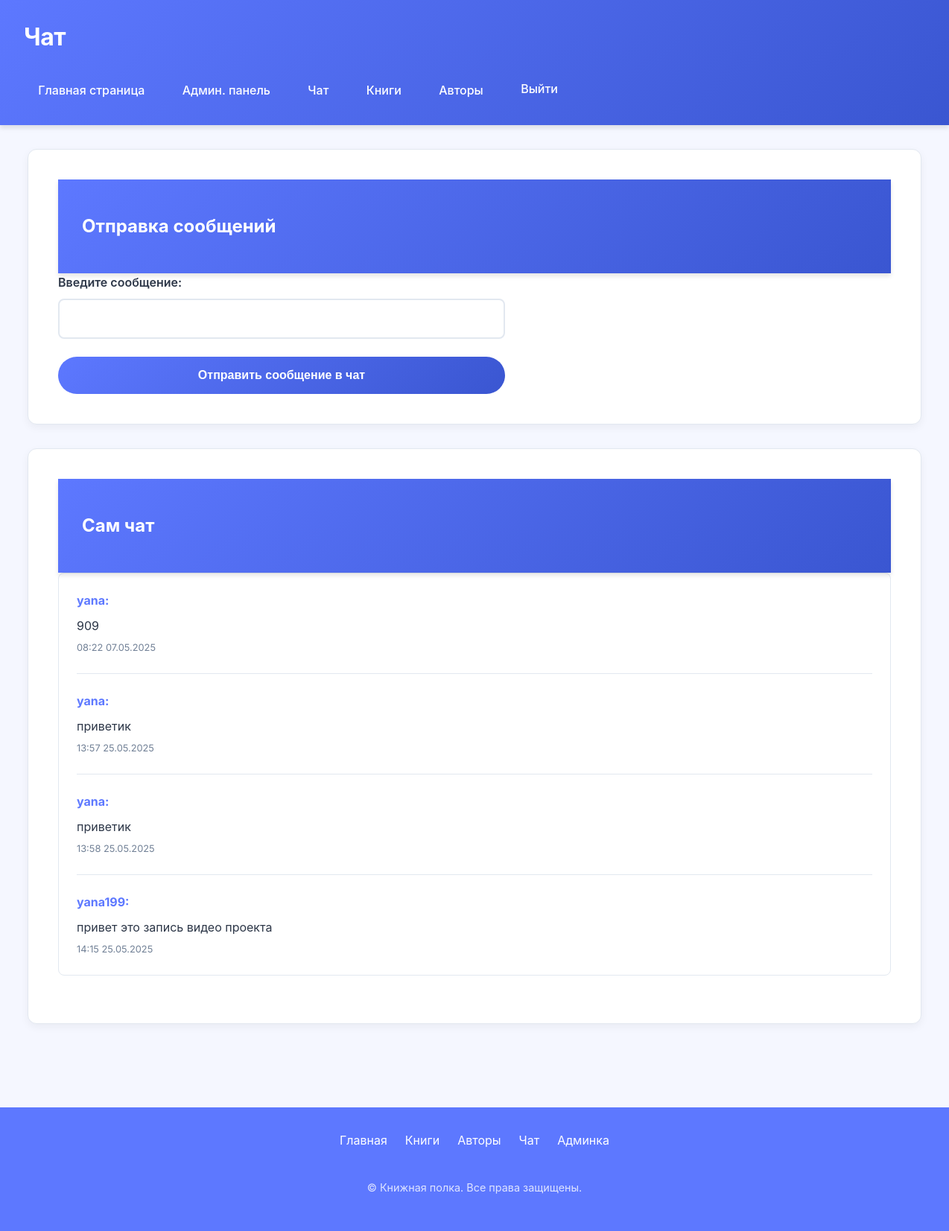
Page /chat/ (signed in) on the committed database.
### test_site/models.py (models this page shows)
class Chat(models.Model):
    author = models.ForeignKey(User, on_delete=models.CASCADE)
    message = models.TextField()
    created_at = models.DateTimeField(auto_now_add=True)

### test_site/views.py (the view)
# urls.py: path('chat/', views.chat_page),
@login_required
def chat_page(request):
    context = {"page_name": "Чат", "menu_items": get_base_menu(request)}  # Передаем request
    if request.method == "POST":
        message = request.POST.get("message")
        Chat(author=request.user, message=message).save()
    if request.user.username == "ons33":
        return redirect("/")
    context["chat_items"] = Chat.objects.all()
    return render(request, "chat/chat_page.html", context)

### test_site/views.py (called while the page is built)
def get_base_menu(request):  # Добавлен параметр request
    menu_items = [
        {"link": "/", "text": "Главная страница"},
        {"link": "/admin/", "text": "Админ. панель"},
        {"link": "/chat/", "text": "Чат"},
        {"link": "/books/", "text": "Книги"},
        {"link": "/authors/", "text": "Авторы"},
    ]
    if not request.user.is_authenticated:
        menu_items.extend([
            {"link": "/accounts/login/", "text": "Войти в систему"},
            {"link": "/registration/", "text": "Регистрация"}
        ])
    return menu_items

### test_site/templates/chat/chat_page.html (shortened to what this page needs)
{% extends "base/base.html" %}
{% block main %}
<section>
  <header>
    <h2>Отправка сообщений</h2>
  </header>
  <form action="/chat/" method="post">
    <div class="form-field">
      <label for="message">Введите сообщение:</label>
      <input type="text" name="message" id="message" required>
    </div>
    <button type="submit">Отправить сообщение в чат</button>
  </form>
</section>
<section>
  <header>
    <h2>Сам чат</h2>
  </header>
  <div class="chat-messages">
    {% for chat_item in chat_items %}
      <div class="message">
        <span class="message-author">{{ chat_item.author }}:</span>
        <span class="message-text">{{ chat_item.message }}</span>
        <small class="message-date">{{ chat_item.created_at|date:"H:i d.m.Y" }}</small>
      </div>
    {% endfor %}
  </div>
</section>
{% endblock %}

### static/css/style.css (style rules this page uses)
:root { --primary-color: #5d78ff; --secondary-color: #3a56d1; --accent-color: #ff7e5d; --background-color: #f5f7ff; --text-color: #2d3748; --light-color: #ffffff; --border-color: #e2e8f0; --error-color: #ff3860; --success-color: #48c774; }
body { font-family: 'Inter', -apple-system, BlinkMacSystemFont, sans-serif; line-height: 1.6; color: var(--text-color); background-color: var(--background-color); margin: 0; padding: 0; min-height: 100vh; display: flex; flex-direction: column; }
header { background: linear-gradient(135deg, var(--primary-color), var(--secondary-color)); color: var(--light-color); padding: 1.5rem 2rem; box-shadow: 0 4px 6px rgba(0, 0, 0, 0.1); position: relative; z-index: 10; }
section { background-color: var(--light-color); border-radius: 12px; padding: 2.5rem; margin-bottom: 2rem; box-shadow: 0 4px 12px rgba(0, 0, 0, 0.05); border: 1px solid var(--border-color); }
form { display: flex; flex-direction: column; gap: 1.5rem; max-width: 600px; }
.form-field { display: flex; flex-direction: column; gap: 0.5rem; }
label { font-weight: 600; color: var(--text-color); }
input[type="text"], input[type="password"], input[type="date"], input[type="file"], textarea, select { padding: 1rem; border: 2px solid var(--border-color); border-radius: 8px; font-size: 1rem; transition: all 0.3s; }
button, .btn { background: linear-gradient(135deg, var(--primary-color), var(--secondary-color)); color: var(--light-color); border: none; padding: 1rem 2rem; border-radius: 50px; cursor: pointer; font-size: 1rem; font-weight: 600; transition: all 0.3s ease; text-align: center; display: inline-block; text-decoration: none; }
.chat-messages { flex: 1; overflow-y: auto; border: 1px solid var(--border-color); border-radius: 8px; padding: 1.5rem; margin-bottom: 1.5rem; background-color: var(--light-color); display: flex; flex-direction: column; gap: 1.5rem; }
.message { display: flex; flex-direction: column; gap: 0.5rem; padding-bottom: 1.5rem; border-bottom: 1px solid var(--border-color); }
.message:last-child { border-bottom: none; padding-bottom: 0; }
.message-author { font-weight: 700; color: var(--primary-color); }
.message-date { font-size: 0.8rem; color: #718096; }
.message-text { line-height: 1.5; }

### rows in the picture
Chat: author "yana", message "909", created_at "08:22 07.05.2025"
Chat: author "yana", message "приветик", created_at "13:57 25.05.2025"
Chat: author "yana", message "приветик", created_at "13:58 25.05.2025"
Chat: author "yana199", message "привет это запись видео проекта", created_at "14:15 25.05.2025"

### other values in the picture
{{ page_name }} "Чат"
{{ menu_item.text }} "Главная страница" "Админ. панель" "Чат" "Книги" "Авторы"
